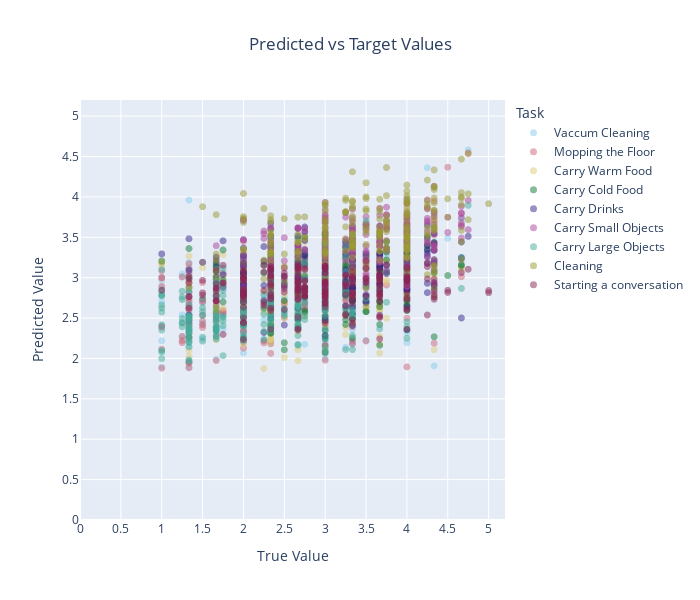

Here is the notebook cell this chart was saved with:
### Code cell
import numpy as np
import plotly.express as px
import pandas as pd

# Example input arrays: predicted and target values (shape: 240 samples x 9 tasks)
# predicted = np.random.rand(240, 9)
# target = np.random.rand(240, 9)
preds,targets = dualbranch_preds,targets
preds=preds
targets=targets


# Your task names in order
task_names = [
    'Vaccum Cleaning', 'Mopping the Floor', 'Carry Warm Food',
    'Carry Cold Food', 'Carry Drinks', 'Carry Small Objects',
    'Carry Large Objects', 'Cleaning', 'Starting a conversation'
]

# Flatten predictions and targets
pred_flat = preds.flatten()
target_flat = targets.flatten()

# Create task labels for each point using task names (repeat 240 times for each task)
tasks = np.tile(task_names, 240)  # This creates an array of task names (length 9*240=2160)

# Create DataFrame with actual task names
df = pd.DataFrame({
    'Predicted': pred_flat,
    'Target': target_flat,
    'Task': tasks  # Task names as strings
})

# # Define your task groups and colors
# group1 = ['Carry Warm Food', 'Carry Cold Food', 'Carry Drinks', 'Starting a conversation']
# group2 = ['Vaccum Cleaning', 'Mopping the Floor', 'Carry Large Objects', 'Carry Small Objects', 'Cleaning', ]

# color_group1 = 'blue'
# color_group2 = 'orange'

# # Create mapping from task name to color
# color_map = {task: color_group1 for task in group1}
# color_map.update({task: color_group2 for task in group2})

fig = px.scatter(df, x='Target', y='Predicted', color='Task',
                 title='Predicted vs Target Values',
                 labels={'Target': 'True Value', 'Predicted': 'Predicted Value'},
                 width=700,
                 height=600,
                #  color_discrete_map=color_map
                 color_discrete_sequence=px.colors.qualitative.Safe
                 )

fig.update_layout(template='plotly', title_x=0.5, yaxis=dict(range=[0, 5.2], dtick=0.5), xaxis=dict(range=[0, 5.2], dtick=0.5),)
fig.update_traces(marker=dict(size=7, opacity=0.5))
fig.show()
#predstargets_scatter

### Figure 1 — Plotly figure (JSON) as saved in the notebook; plotly's stock layout.template omitted (floating-point values rounded to 4 significant figures; data arrays with more than 128 entries replaced by an {"elided": "..."} marker saying what was removed)
{"data": [{"hovertemplate": "Task=Vaccum Cleaning<br>True Value=%{x}<br>Predicted Value=%{y}<extra></extra>", "legendgroup": "Vaccum Cleaning", "marker": {"color": "rgb(136, 204, 238)", "opacity": 0.5, "size": 7, "symbol": "circle"}, "mode": "markers", "name": "Vaccum Cleaning", "showlegend": true, "type": "scattergl", "x": {"elided": "240 float values"}, "xaxis": "x", "y": {"elided": "240 float values"}, "yaxis": "y"}, {"hovertemplate": "Task=Mopping the Floor<br>True Value=%{x}<br>Predicted Value=%{y}<extra></extra>", "legendgroup": "Mopping the Floor", "marker": {"color": "rgb(204, 102, 119)", "opacity": 0.5, "size": 7, "symbol": "circle"}, "mode": "markers", "name": "Mopping the Floor", "showlegend": true, "type": "scattergl", "x": {"elided": "240 float values"}, "xaxis": "x", "y": {"elided": "240 float values"}, "yaxis": "y"}, {"hovertemplate": "Task=Carry Warm Food<br>True Value=%{x}<br>Predicted Value=%{y}<extra></extra>", "legendgroup": "Carry Warm Food", "marker": {"color": "rgb(221, 204, 119)", "opacity": 0.5, "size": 7, "symbol": "circle"}, "mode": "markers", "name": "Carry Warm Food", "showlegend": true, "type": "scattergl", "x": {"elided": "240 float values"}, "xaxis": "x", "y": {"elided": "240 float values"}, "yaxis": "y"}, {"hovertemplate": "Task=Carry Cold Food<br>True Value=%{x}<br>Predicted Value=%{y}<extra></extra>", "legendgroup": "Carry Cold Food", "marker": {"color": "rgb(17, 119, 51)", "opacity": 0.5, "size": 7, "symbol": "circle"}, "mode": "markers", "name": "Carry Cold Food", "showlegend": true, "type": "scattergl", "x": {"elided": "240 float values"}, "xaxis": "x", "y": {"elided": "240 float values"}, "yaxis": "y"}, {"hovertemplate": "Task=Carry Drinks<br>True Value=%{x}<br>Predicted Value=%{y}<extra></extra>", "legendgroup": "Carry Drinks", "marker": {"color": "rgb(51, 34, 136)", "opacity": 0.5, "size": 7, "symbol": "circle"}, "mode": "markers", "name": "Carry Drinks", "showlegend": true, "type": "scattergl", "x": {"elided": "240 float values"}, "xaxis": "x", "y": {"elided": "240 float values"}, "yaxis": "y"}, {"hovertemplate": "Task=Carry Small Objects<br>True Value=%{x}<br>Predicted Value=%{y}<extra></extra>", "legendgroup": "Carry Small Objects", "marker": {"color": "rgb(170, 68, 153)", "opacity": 0.5, "size": 7, "symbol": "circle"}, "mode": "markers", "name": "Carry Small Objects", "showlegend": true, "type": "scattergl", "x": {"elided": "240 float values"}, "xaxis": "x", "y": {"elided": "240 float values"}, "yaxis": "y"}, {"hovertemplate": "Task=Carry Large Objects<br>True Value=%{x}<br>Predicted Value=%{y}<extra></extra>", "legendgroup": "Carry Large Objects", "marker": {"color": "rgb(68, 170, 153)", "opacity": 0.5, "size": 7, "symbol": "circle"}, "mode": "markers", "name": "Carry Large Objects", "showlegend": true, "type": "scattergl", "x": {"elided": "240 float values"}, "xaxis": "x", "y": {"elided": "240 float values"}, "yaxis": "y"}, {"hovertemplate": "Task=Cleaning<br>True Value=%{x}<br>Predicted Value=%{y}<extra></extra>", "legendgroup": "Cleaning", "marker": {"color": "rgb(153, 153, 51)", "opacity": 0.5, "size": 7, "symbol": "circle"}, "mode": "markers", "name": "Cleaning", "showlegend": true, "type": "scattergl", "x": {"elided": "240 float values"}, "xaxis": "x", "y": {"elided": "240 float values"}, "yaxis": "y"}, {"hovertemplate": "Task=Starting a conversation<br>True Value=%{x}<br>Predicted Value=%{y}<extra></extra>", "legendgroup": "Starting a conversation", "marker": {"color": "rgb(136, 34, 85)", "opacity": 0.5, "size": 7, "symbol": "circle"}, "mode": "markers", "name": "Starting a conversation", "showlegend": true, "type": "scattergl", "x": {"elided": "240 float values"}, "xaxis": "x", "y": {"elided": "240 float values"}, "yaxis": "y"}], "layout": {"height": 600, "legend": {"title": {"text": "Task"}, "tracegroupgap": 0}, "title": {"text": "Predicted vs Target Values", "x": 0.5}, "width": 700, "xaxis": {"anchor": "y", "domain": [0, 1], "dtick": 0.5, "range": [0, 5.2], "title": {"text": "True Value"}}, "yaxis": {"anchor": "x", "domain": [0, 1], "dtick": 0.5, "range": [0, 5.2], "title": {"text": "Predicted Value"}}}}
